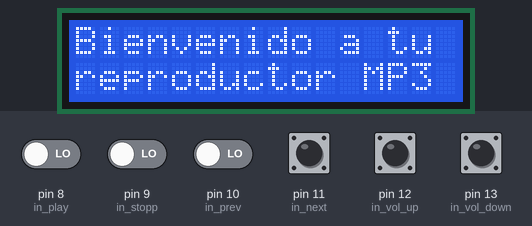
This sketch was run on a simulated Arduino Uno, built with avr-gcc and run on an emulated ATmega328P. Shown: 16×2 character LCD. The test bench sets the inputs (shaded band); at power-on: pin 8 (in_play), pin 9 (in_stopp), pin 10 (in_prev), pin 11 (in_next), pin 12 (in_vol_up), pin 13 (in_vol_down) LOW. The audio player accepts every command and is not drawn.

Above: at 0.7 s.
At 6.8 s:
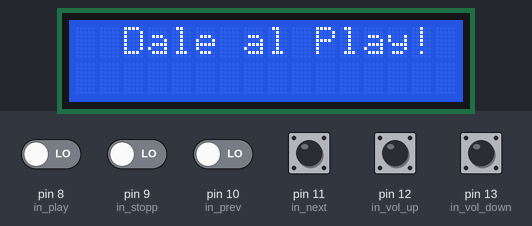
6.9 s: pin 8 (in_play) driven HIGH
At 8.8 s:
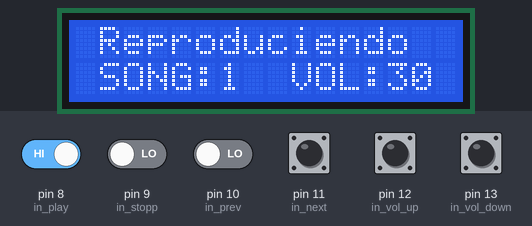
9.1 s: pin 8 (in_play) driven LOW and pin 9 (in_stopp) driven HIGH
At 10.4 s:
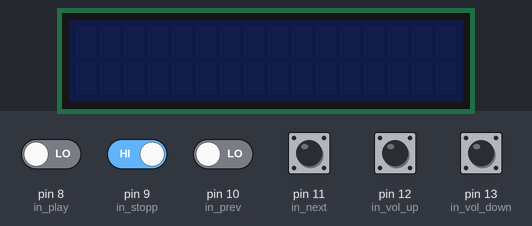
Timing chart, 0 to 12.1 s (numbered marks = the images above; inputs shaded):
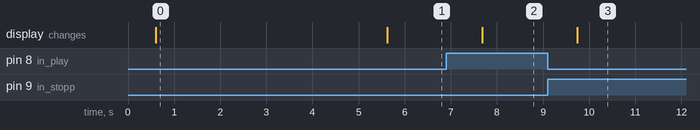

The sketch:

dfplayer_lcd.ino
```cpp
#include "SoftwareSerial.h"
#include "DFRobotDFPlayerMini.h"
#include <LiquidCrystal_I2C.h>
#include <Wire.h>

LiquidCrystal_I2C lcd(0x3F, 16, 2);
SoftwareSerial miPuertoSerie(2, 4); // RX, TX
DFRobotDFPlayerMini miMP3;

const int in_play = 8;
const int in_stopp = 9;
const int in_prev = 10;
const int in_next = 11;
const int in_vol_up = 12;
const int in_vol_down = 13;

int play = 0;
int stopp = 0;
int prev = 0;
int next = 0;
int vol_up = 0;
int vol_down = 0;

void setup()
{

  pinMode(in_play,INPUT);
  pinMode(in_stopp,INPUT);
  pinMode(in_prev,INPUT);
  pinMode(in_next,INPUT);
  pinMode(in_vol_up,INPUT);
  pinMode(in_vol_down,INPUT);

  miPuertoSerie.begin(9600);
  miMP3.begin(miPuertoSerie);
  miMP3.volume(30);  //Set volume value. From 0 to 30

  lcd.init();
  lcd.backlight();
  lcd.setCursor(0, 0);
  lcd.print("Bienvenido a tu");
  lcd.setCursor(0, 1);
  lcd.print("reproductor MP3");
  delay(5000);
  lcd.clear();
  lcd.print("  Dale al Play!");
}

void loop(){

  play = digitalRead(in_play);
  stopp = digitalRead(in_stopp);
  prev = digitalRead(in_prev);
  next = digitalRead(in_next);
  vol_up = digitalRead(in_vol_up);
  vol_down = digitalRead(in_vol_down);

  if (play == HIGH) {
    //miMP3.play(1);
    miMP3.enableLoopAll();
    lcd.clear();
    lcd.backlight();
    lcd.setCursor(1, 0);
    lcd.print("Reproduciendo");
    lcd.setCursor(1, 1);
    lcd.print("SONG:");
    lcd.print(miMP3.readCurrentFileNumber(1));
    lcd.setCursor(9, 1);
    lcd.print("VOL:");
    lcd.print(miMP3.readVolume());
  }
  else if (stopp == HIGH) {
    miMP3.pause();
    lcd.clear();
    lcd.noBacklight();
  }
  else if (prev == HIGH) {
    miMP3.previous();
    lcd.setCursor(6, 1);
    lcd.print(miMP3.readCurrentFileNumber(1));
  }
  else if (next == HIGH) {
    miMP3.next();
    lcd.setCursor(6, 1);
    lcd.print(miMP3.readCurrentFileNumber(1));
  }
  else if (vol_up == HIGH) {
    miMP3.volumeUp();
    lcd.setCursor(13, 1);
    if (miMP3.readVolume() > 9){
      lcd.print(miMP3.readVolume());
    }
    else{
      lcd.print("0");
      lcd.print(miMP3.readVolume());
    }
  }
  else if (vol_down == HIGH) {
    miMP3.volumeDown();
    lcd.setCursor(13, 1);
    if (miMP3.readVolume() > 9){
      lcd.print(miMP3.readVolume());
    }
    else{
      lcd.print("0");
      lcd.print(miMP3.readVolume());
    }
  }

  delay (1000);
}
```

Measured:
- after the input at 6.9 s, the display: changes after 0.78 s (image 2)
- after the input at 9.1 s, the display: changes after 0.64 s (image 3)
- what the display in image 0 shows lasts 5.0 s, from 0.6 s to 5.6 s
